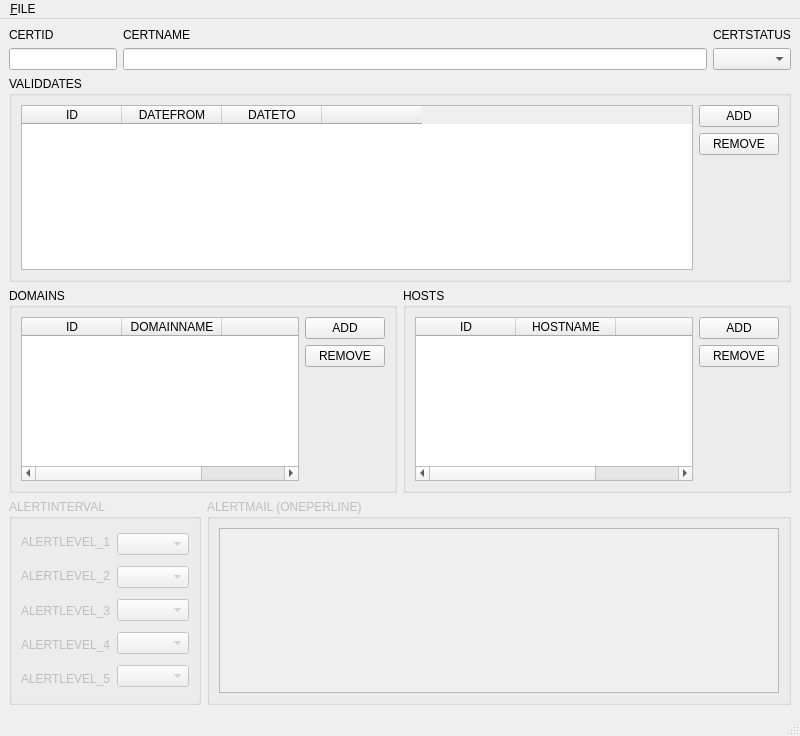
<?xml version="1.0" encoding="UTF-8"?>
<ui version="4.0">
 <class>FrmDetail</class>
 <widget class="QMainWindow" name="FrmDetail">
  <property name="geometry">
   <rect>
    <x>0</x>
    <y>0</y>
    <width>800</width>
    <height>736</height>
   </rect>
  </property>
  <property name="windowTitle">
   <string>FRMDETAIL</string>
  </property>
  <widget class="QWidget" name="centralwidget">
   <layout class="QVBoxLayout" name="verticalLayout_10">
    <item>
     <layout class="QHBoxLayout" name="horizontalLayout_2" stretch="0,1,0">
      <item>
       <layout class="QVBoxLayout" name="verticalLayout_2">
        <item>
         <widget class="QLabel" name="lblCertID">
          <property name="text">
           <string>CERTID</string>
          </property>
         </widget>
        </item>
        <item>
         <widget class="QLineEdit" name="txtCertID">
          <property name="readOnly">
           <bool>true</bool>
          </property>
         </widget>
        </item>
       </layout>
      </item>
      <item>
       <layout class="QVBoxLayout" name="verticalLayout_3">
        <item>
         <widget class="QLabel" name="lblCertName">
          <property name="text">
           <string>CERTNAME</string>
          </property>
         </widget>
        </item>
        <item>
         <widget class="QLineEdit" name="txtCertName"/>
        </item>
       </layout>
      </item>
      <item>
       <layout class="QVBoxLayout" name="verticalLayout_4">
        <item>
         <widget class="QLabel" name="lblCertStatus">
          <property name="text">
           <string>CERTSTATUS</string>
          </property>
         </widget>
        </item>
        <item>
         <widget class="QComboBox" name="cbxCertStatus"/>
        </item>
       </layout>
      </item>
     </layout>
    </item>
    <item>
     <widget class="QGroupBox" name="grbValidDates">
      <property name="title">
       <string>VALIDDATES</string>
      </property>
      <layout class="QHBoxLayout" name="horizontalLayout">
       <item>
        <widget class="QTableWidget" name="tblValidDates">
         <property name="selectionMode">
          <enum>QAbstractItemView::SingleSelection</enum>
         </property>
         <property name="selectionBehavior">
          <enum>QAbstractItemView::SelectRows</enum>
         </property>
         <column>
          <property name="text">
           <string>ID</string>
          </property>
         </column>
         <column>
          <property name="text">
           <string>DATEFROM</string>
          </property>
         </column>
         <column>
          <property name="text">
           <string>DATETO</string>
          </property>
         </column>
         <column>
          <property name="text">
           <string/>
          </property>
         </column>
        </widget>
       </item>
       <item>
        <layout class="QVBoxLayout" name="verticalLayout">
         <item>
          <widget class="QPushButton" name="btnVDAdd">
           <property name="text">
            <string>ADD</string>
           </property>
          </widget>
         </item>
         <item>
          <widget class="QPushButton" name="btnVDRemove">
           <property name="text">
            <string>REMOVE</string>
           </property>
          </widget>
         </item>
         <item>
          <spacer name="verticalSpacer">
           <property name="orientation">
            <enum>Qt::Vertical</enum>
           </property>
           <property name="sizeHint" stdset="0">
            <size>
             <width>20</width>
             <height>40</height>
            </size>
           </property>
          </spacer>
         </item>
        </layout>
       </item>
      </layout>
     </widget>
    </item>
    <item>
     <layout class="QHBoxLayout" name="horizontalLayout_3">
      <item>
       <widget class="QGroupBox" name="gbxDomains">
        <property name="title">
         <string>DOMAINS</string>
        </property>
        <layout class="QHBoxLayout" name="horizontalLayout_6">
         <item>
          <widget class="QTableWidget" name="tblDomains">
           <property name="selectionMode">
            <enum>QAbstractItemView::SingleSelection</enum>
           </property>
           <property name="selectionBehavior">
            <enum>QAbstractItemView::SelectRows</enum>
           </property>
           <column>
            <property name="text">
             <string>ID</string>
            </property>
           </column>
           <column>
            <property name="text">
             <string>DOMAINNAME</string>
            </property>
           </column>
           <column>
            <property name="text">
             <string/>
            </property>
           </column>
          </widget>
         </item>
         <item>
          <layout class="QVBoxLayout" name="verticalLayout_8">
           <item>
            <widget class="QPushButton" name="btnDomainsAdd">
             <property name="text">
              <string>ADD</string>
             </property>
            </widget>
           </item>
           <item>
            <widget class="QPushButton" name="btnDomainRemove">
             <property name="text">
              <string>REMOVE</string>
             </property>
            </widget>
           </item>
           <item>
            <spacer name="verticalSpacer_2">
             <property name="orientation">
              <enum>Qt::Vertical</enum>
             </property>
             <property name="sizeHint" stdset="0">
              <size>
               <width>20</width>
               <height>40</height>
              </size>
             </property>
            </spacer>
           </item>
          </layout>
         </item>
        </layout>
       </widget>
      </item>
      <item>
       <widget class="QGroupBox" name="gbxHosts">
        <property name="title">
         <string>HOSTS</string>
        </property>
        <layout class="QHBoxLayout" name="horizontalLayout_7">
         <item>
          <widget class="QTableWidget" name="tblHosts">
           <property name="selectionMode">
            <enum>QAbstractItemView::SingleSelection</enum>
           </property>
           <property name="selectionBehavior">
            <enum>QAbstractItemView::SelectRows</enum>
           </property>
           <column>
            <property name="text">
             <string>ID</string>
            </property>
           </column>
           <column>
            <property name="text">
             <string>HOSTNAME</string>
            </property>
           </column>
           <column>
            <property name="text">
             <string/>
            </property>
           </column>
          </widget>
         </item>
         <item>
          <layout class="QVBoxLayout" name="verticalLayout_9">
           <item>
            <widget class="QPushButton" name="btnHostsAdd">
             <property name="text">
              <string>ADD</string>
             </property>
            </widget>
           </item>
           <item>
            <widget class="QPushButton" name="btnHostsRemove">
             <property name="text">
              <string>REMOVE</string>
             </property>
            </widget>
           </item>
           <item>
            <spacer name="verticalSpacer_3">
             <property name="orientation">
              <enum>Qt::Vertical</enum>
             </property>
             <property name="sizeHint" stdset="0">
              <size>
               <width>20</width>
               <height>40</height>
              </size>
             </property>
            </spacer>
           </item>
          </layout>
         </item>
        </layout>
       </widget>
      </item>
     </layout>
    </item>
    <item>
     <layout class="QHBoxLayout" name="horizontalLayout_5">
      <item>
       <widget class="QGroupBox" name="cbxAlertInterval">
        <property name="enabled">
         <bool>false</bool>
        </property>
        <property name="title">
         <string>ALERTINTERVAL</string>
        </property>
        <layout class="QHBoxLayout" name="horizontalLayout_4">
         <item>
          <layout class="QVBoxLayout" name="verticalLayout_5">
           <item>
            <widget class="QLabel" name="lblAlertLevel_1">
             <property name="text">
              <string>ALERTLEVEL_1</string>
             </property>
            </widget>
           </item>
           <item>
            <widget class="QLabel" name="lblAlertLevel_2">
             <property name="text">
              <string>ALERTLEVEL_2</string>
             </property>
            </widget>
           </item>
           <item>
            <widget class="QLabel" name="lblAlertLevel_3">
             <property name="text">
              <string>ALERTLEVEL_3</string>
             </property>
            </widget>
           </item>
           <item>
            <widget class="QLabel" name="lblAlertLevel_4">
             <property name="text">
              <string>ALERTLEVEL_4</string>
             </property>
            </widget>
           </item>
           <item>
            <widget class="QLabel" name="lbl_AlertLevel_5">
             <property name="text">
              <string>ALERTLEVEL_5</string>
             </property>
            </widget>
           </item>
          </layout>
         </item>
         <item>
          <layout class="QVBoxLayout" name="verticalLayout_6">
           <item>
            <widget class="QComboBox" name="cbxAlertLevel1"/>
           </item>
           <item>
            <widget class="QComboBox" name="cbxAlertLevel2"/>
           </item>
           <item>
            <widget class="QComboBox" name="cbxAlertLevel3"/>
           </item>
           <item>
            <widget class="QComboBox" name="cbxAlertLevel4"/>
           </item>
           <item>
            <widget class="QComboBox" name="cbxAlertLevel5"/>
           </item>
          </layout>
         </item>
        </layout>
       </widget>
      </item>
      <item>
       <widget class="QGroupBox" name="gbxAlertMail">
        <property name="enabled">
         <bool>false</bool>
        </property>
        <property name="title">
         <string>ALERTMAIL (ONEPERLINE)</string>
        </property>
        <layout class="QVBoxLayout" name="verticalLayout_7">
         <item>
          <widget class="QPlainTextEdit" name="txtAlertMail"/>
         </item>
        </layout>
       </widget>
      </item>
     </layout>
    </item>
   </layout>
  </widget>
  <widget class="QMenuBar" name="menubar">
   <property name="geometry">
    <rect>
     <x>0</x>
     <y>0</y>
     <width>800</width>
     <height>22</height>
    </rect>
   </property>
   <widget class="QMenu" name="menu_FILE">
    <property name="title">
     <string>&amp;FILE</string>
    </property>
    <addaction name="action_EXIT"/>
   </widget>
   <addaction name="menu_FILE"/>
  </widget>
  <widget class="QStatusBar" name="statusbar"/>
  <action name="action_EXIT">
   <property name="text">
    <string>&amp;EXIT</string>
   </property>
  </action>
 </widget>
 <resources/>
 <connections/>
</ui>
